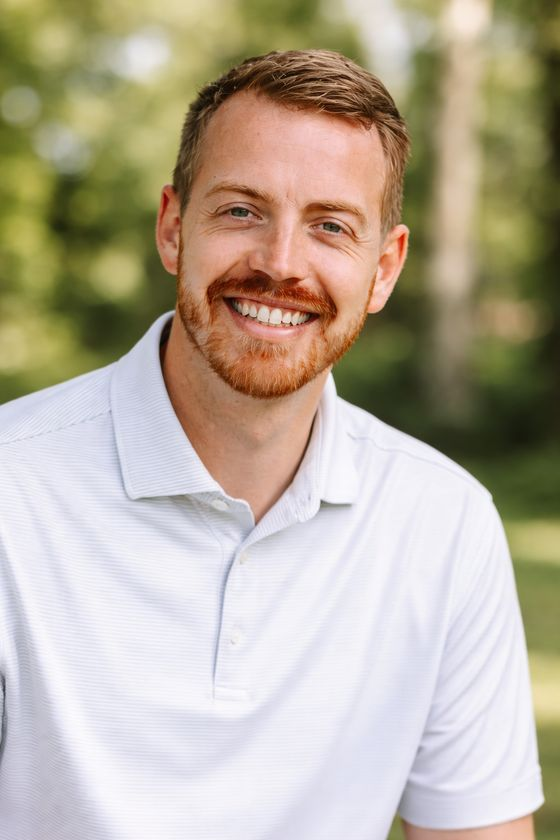
#> input picture images/joey.jpg, 560 x 840 px
$ python build-prototypes.py
#> lines starting #> are read from the running program, lines starting #| are printed output that depends on the picture
#!/usr/bin/env python3
"""Build the Session 3 hero prototypes. They are NOT part of the live site.

Reads the generated index.html (run tools/build-pages.py first) and writes two copies of the Home page that differ ONLY in the hero:

  proto-hero-a.html   A, people-led: the live hero with the Session 3 trims (no floating blobs; the photo and the three small
                      facts are held still).
  proto-hero-b.html   B, numbers-led: headline and actions on the left; on the right a side-by-side card of Joey's own listing-vs-
                      direct numbers, with Joey and Ethan as small portraits under it. The stats strip is hidden in B because the
                      card now carries the same numbers.

Both pages add css/proto.css (the warm "cream" surface test and every prototype-only rule), js/proto.js (the Cool/Warm toggle), a
PROTOTYPE bar, and keep `noindex`. Nothing in css/site.css, js/site.js, tools/build-pages.py or tools/pages/ is touched.

The hero wording and the table wording are READ from the live page, so the prototypes cannot drift from it: if the live wording
of one of the five table rows changes, this script stops and says so instead of publishing a stale copy.

Re-run it after any change to the Home page while the prototypes exist:  python3 tools/build-prototypes.py
When the hero is chosen (Session 6) delete: proto-hero-a.html, proto-hero-b.html, css/proto.css, js/proto.js,
images/joey-avatar.jpg, images/ethan-avatar.jpg and this file. (Run tools/checkpoint.py --write afterwards.)
"""
import re
import sys
from pathlib import Path

ROOT = Path(__file__).resolve().parent.parent
SRC = ROOT / "index.html"
PROTO_CSS = "css/proto.css?v=2"
PROTO_JS = "js/proto.js?v=1"

# Square crops (left, top, right, bottom) of the two portraits that already sit on the Our story page, saved as small avatars.
AVATARS = {
    "images/joey-avatar.jpg": ("images/joey.jpg", (120, 40, 440, 360)),
    "images/ethan-avatar.jpg": ("images/ethan.jpg", (135, 55, 455, 375)),
}

# The five rows B shows. Wording must equal the live table (checked below); only <strong> is added, to lift the numbers.
ROWS = [
    ("Timeline",
     "45–90+ days", "<strong>45–90+ days</strong>",
     "7–14 days, on your schedule", "<strong>7–14 days</strong>, on your schedule"),
    ("Commission and fees",
     "About 6% of the sale price", "About <strong>6%</strong> of the sale price",
     "None (0%)", "<strong>None (0%)</strong>"),
    ("Closing costs",
     "About 2–3%, paid by the seller", "About <strong>2–3%</strong>, paid by the seller",
     "We pay them", "<strong>We pay them</strong>"),
    ("Repairs",
     "Usually needed for top dollar", "Usually needed for top dollar",
     "None. Sold as-is", "<strong>None.</strong> Sold as-is"),
    ("Usually nets the most",
     "Yes, when the home is move-in ready", "Yes, when the home is move-in ready",
     "Trades some price for speed and certainty", "Trades some price for speed and certainty"),
]


def die(msg):
    sys.exit("build-prototypes: " + msg)


def plain(html):
    return re.sub(r"<[^>]+>", "", html)


def ensure_avatars():
    """Create the two avatar crops if they are missing (needs Pillow only in that case)."""
    for out, (src, box) in AVATARS.items():
        dst = ROOT / out
        if dst.exists():
            continue
        try:
            from PIL import Image
        except ImportError:
            die("%s is missing and Pillow is not installed to make it" % out)
        im = Image.open(ROOT / src).convert("RGB").crop(box).resize((112, 112), Image.LANCZOS)
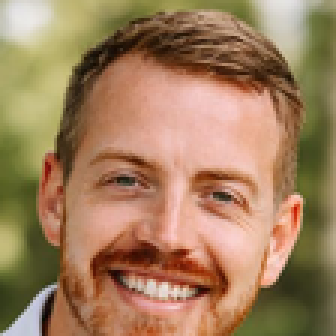
#> im: PIL image 112x112 RGB (shown 3 times larger); mean R, G, B 161.5, 127.5, 93.6
        im.save(dst, "JPEG", quality=84, optimize=True, progressive=True)
        print("  made", out, dst.stat().st_size, "bytes")
#> pass 2 of the loop in ensure_avatars, `for out, (src, box) in AVATARS.items():`:
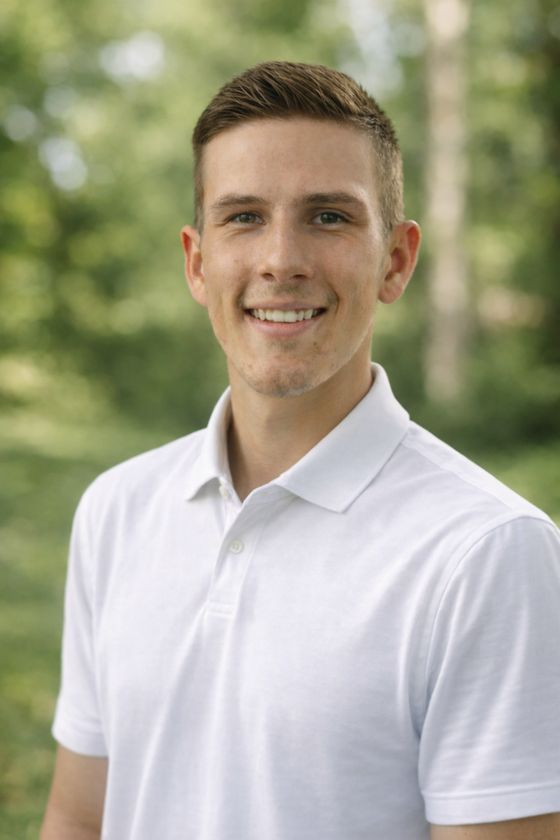
#> input picture images/ethan.jpg, 560 x 840 px
#> in ensure_avatars, `im = Image.open(ROOT / src).convert("RGB").crop(box).resize((112, 112)..`:
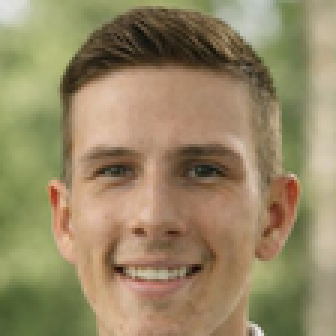
#> im: PIL image 112x112 RGB (shown 3 times larger); mean R, G, B 150.4, 135.5, 101.2


def split_page():
    if not SRC.exists():
        die("index.html not found. Run python3 tools/build-pages.py first.")
    src = SRC.read_text(encoding="utf-8")
    h0 = src.find('<section class="hero" aria-labelledby="h1">')
    if h0 < 0:
        die("cannot find the live hero section in index.html")
    h1 = src.find("</section>", h0) + len("</section>")
    hero = src[h0:h1]
    if "<section" in hero[10:]:
        die("the hero now contains a nested <section>; update this script")
    if not src[h1:].lstrip().startswith('<div class="after-hero">'):
        die("the hero is no longer followed by .after-hero; update this script")
    return src, h0, h1, hero


# [67 lines left out: functions hero_a, live_rows, hero_b, not called in this run]


BAR = """<aside class="proto-bar" aria-label="Prototype controls">
  <div class="wrap proto-in">
    <p class="proto-tag">Prototype</p>
    <p class="proto-note">Hero test only. The live home page is unchanged.</p>
    <ul class="proto-nav">
      <li><a href="proto-hero-a.html" data-base="proto-hero-a.html"%(a)s>A people-led</a></li>
      <li><a href="proto-hero-b.html" data-base="proto-hero-b.html"%(b)s>B numbers-led</a></li>
      <li><a href="index.html">Live home page</a></li>
    </ul>
    <div class="proto-seg" role="group" aria-label="Hero surface">
      <span class="proto-lab" aria-hidden="true">Surface</span>
      <button type="button" data-surface="cool" aria-pressed="true">Cool</button>
      <button type="button" data-surface="warm" aria-pressed="false">Warm</button>
    </div>
  </div>
</aside>

"""

HEAD_SCRIPT = ("<script>try{if(/[?&]surface=warm/.test(location.search))"
               "document.documentElement.setAttribute('data-surface','warm')}catch(e){}</script>\n")


# [31 lines left out: function assemble, not called in this run]


def main():
    ensure_avatars()
    src, h0, h1, hero = split_page()
    clean = hero_a(hero)
    pages = {
        "proto-hero-a.html": assemble(src, h0, h1, clean, "a"),
        "proto-hero-b.html": assemble(src, h0, h1, hero_b(clean, src), "b"),
    }
    for name, html in pages.items():
        (ROOT / name).write_text(html, encoding="utf-8", newline="\n")
        print("wrote %s (%d bytes)" % (name, len(html.encode("utf-8"))))


if __name__ == "__main__":
#> (the run stopped early here; a loop or call above may not have finished)
